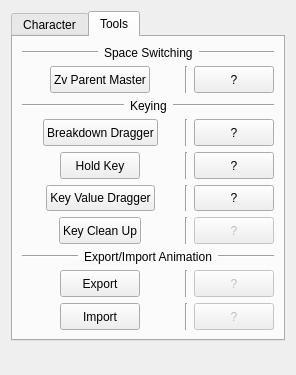
<?xml version="1.0" encoding="UTF-8"?>
<ui version="4.0">
 <class>tatDialog</class>
 <widget class="QDialog" name="tatDialog">
  <property name="geometry">
   <rect>
    <x>0</x>
    <y>0</y>
    <width>281</width>
    <height>375</height>
   </rect>
  </property>
  <property name="windowTitle">
   <string>Tapp Animation Tools</string>
  </property>
  <layout class="QVBoxLayout" name="verticalLayout_3">
   <item>
    <widget class="QTabWidget" name="tatTabWidget">
     <property name="currentIndex">
      <number>1</number>
     </property>
     <widget class="QWidget" name="characterTab">
      <attribute name="title">
       <string>Character</string>
      </attribute>
      <layout class="QVBoxLayout" name="verticalLayout">
       <item>
        <layout class="QHBoxLayout" name="horizontalLayout_2">
         <item>
          <widget class="Line" name="line_23">
           <property name="sizePolicy">
            <sizepolicy hsizetype="Expanding" vsizetype="Fixed">
             <horstretch>0</horstretch>
             <verstretch>0</verstretch>
            </sizepolicy>
           </property>
           <property name="orientation">
            <enum>Qt::Horizontal</enum>
           </property>
          </widget>
         </item>
         <item>
          <widget class="QLabel" name="character_fkik_label">
           <property name="text">
            <string>FK - IK Switching</string>
           </property>
          </widget>
         </item>
         <item>
          <widget class="Line" name="line_2">
           <property name="sizePolicy">
            <sizepolicy hsizetype="Expanding" vsizetype="Fixed">
             <horstretch>0</horstretch>
             <verstretch>0</verstretch>
            </sizepolicy>
           </property>
           <property name="orientation">
            <enum>Qt::Horizontal</enum>
           </property>
          </widget>
         </item>
        </layout>
       </item>
       <item>
        <layout class="QHBoxLayout" name="horizontalLayout">
         <item>
          <widget class="QPushButton" name="character_fk_pushButton">
           <property name="sizePolicy">
            <sizepolicy hsizetype="Minimum" vsizetype="Minimum">
             <horstretch>0</horstretch>
             <verstretch>0</verstretch>
            </sizepolicy>
           </property>
           <property name="text">
            <string>FK</string>
           </property>
          </widget>
         </item>
         <item>
          <widget class="QPushButton" name="character_ik_pushButton">
           <property name="sizePolicy">
            <sizepolicy hsizetype="Minimum" vsizetype="Minimum">
             <horstretch>0</horstretch>
             <verstretch>0</verstretch>
            </sizepolicy>
           </property>
           <property name="text">
            <string>IK</string>
           </property>
          </widget>
         </item>
        </layout>
       </item>
       <item>
        <layout class="QHBoxLayout" name="horizontalLayout_8">
         <item>
          <widget class="Line" name="line_21">
           <property name="sizePolicy">
            <sizepolicy hsizetype="Expanding" vsizetype="Fixed">
             <horstretch>0</horstretch>
             <verstretch>0</verstretch>
            </sizepolicy>
           </property>
           <property name="orientation">
            <enum>Qt::Horizontal</enum>
           </property>
          </widget>
         </item>
         <item>
          <widget class="QLabel" name="character_zerocontrols_label">
           <property name="text">
            <string>Zero Controls</string>
           </property>
          </widget>
         </item>
         <item>
          <widget class="Line" name="line_4">
           <property name="sizePolicy">
            <sizepolicy hsizetype="Expanding" vsizetype="Fixed">
             <horstretch>0</horstretch>
             <verstretch>0</verstretch>
            </sizepolicy>
           </property>
           <property name="orientation">
            <enum>Qt::Horizontal</enum>
           </property>
          </widget>
         </item>
        </layout>
       </item>
       <item>
        <layout class="QHBoxLayout" name="horizontalLayout_3">
         <item>
          <widget class="QPushButton" name="character_zerocontrol_pushButton">
           <property name="sizePolicy">
            <sizepolicy hsizetype="Minimum" vsizetype="Minimum">
             <horstretch>0</horstretch>
             <verstretch>0</verstretch>
            </sizepolicy>
           </property>
           <property name="text">
            <string>Control</string>
           </property>
          </widget>
         </item>
         <item>
          <widget class="QPushButton" name="character_zerolimb_pushButton">
           <property name="sizePolicy">
            <sizepolicy hsizetype="Minimum" vsizetype="Minimum">
             <horstretch>0</horstretch>
             <verstretch>0</verstretch>
            </sizepolicy>
           </property>
           <property name="text">
            <string>Limb</string>
           </property>
          </widget>
         </item>
         <item>
          <widget class="QPushButton" name="character_zerocharacter_pushButton">
           <property name="sizePolicy">
            <sizepolicy hsizetype="Minimum" vsizetype="Minimum">
             <horstretch>0</horstretch>
             <verstretch>0</verstretch>
            </sizepolicy>
           </property>
           <property name="text">
            <string>Character</string>
           </property>
          </widget>
         </item>
        </layout>
       </item>
       <item>
        <layout class="QHBoxLayout" name="horizontalLayout_9">
         <item>
          <widget class="Line" name="line_20">
           <property name="sizePolicy">
            <sizepolicy hsizetype="Expanding" vsizetype="Fixed">
             <horstretch>0</horstretch>
             <verstretch>0</verstretch>
            </sizepolicy>
           </property>
           <property name="orientation">
            <enum>Qt::Horizontal</enum>
           </property>
          </widget>
         </item>
         <item>
          <widget class="QLabel" name="character_keycontrols_pushButton">
           <property name="text">
            <string>Key Controls</string>
           </property>
          </widget>
         </item>
         <item>
          <widget class="Line" name="line_8">
           <property name="sizePolicy">
            <sizepolicy hsizetype="Expanding" vsizetype="Fixed">
             <horstretch>0</horstretch>
             <verstretch>0</verstretch>
            </sizepolicy>
           </property>
           <property name="orientation">
            <enum>Qt::Horizontal</enum>
           </property>
          </widget>
         </item>
        </layout>
       </item>
       <item>
        <layout class="QHBoxLayout" name="horizontalLayout_15">
         <item>
          <widget class="QPushButton" name="character_keylimb_pushButton">
           <property name="sizePolicy">
            <sizepolicy hsizetype="Minimum" vsizetype="Minimum">
             <horstretch>0</horstretch>
             <verstretch>0</verstretch>
            </sizepolicy>
           </property>
           <property name="text">
            <string>Limb</string>
           </property>
          </widget>
         </item>
         <item>
          <widget class="QPushButton" name="character_keycharacter_pushButton">
           <property name="sizePolicy">
            <sizepolicy hsizetype="Minimum" vsizetype="Minimum">
             <horstretch>0</horstretch>
             <verstretch>0</verstretch>
            </sizepolicy>
           </property>
           <property name="text">
            <string>Character</string>
           </property>
          </widget>
         </item>
        </layout>
       </item>
       <item>
        <layout class="QHBoxLayout" name="horizontalLayout_10">
         <item>
          <widget class="Line" name="line_19">
           <property name="sizePolicy">
            <sizepolicy hsizetype="Expanding" vsizetype="Fixed">
             <horstretch>0</horstretch>
             <verstretch>0</verstretch>
            </sizepolicy>
           </property>
           <property name="orientation">
            <enum>Qt::Horizontal</enum>
           </property>
          </widget>
         </item>
         <item>
          <widget class="QLabel" name="character_selectcontrols_pushButton">
           <property name="text">
            <string>Select Controls</string>
           </property>
          </widget>
         </item>
         <item>
          <widget class="Line" name="line_5">
           <property name="sizePolicy">
            <sizepolicy hsizetype="Expanding" vsizetype="Fixed">
             <horstretch>0</horstretch>
             <verstretch>0</verstretch>
            </sizepolicy>
           </property>
           <property name="orientation">
            <enum>Qt::Horizontal</enum>
           </property>
          </widget>
         </item>
        </layout>
       </item>
       <item>
        <layout class="QHBoxLayout" name="horizontalLayout_4">
         <item>
          <widget class="QPushButton" name="character_selectlimb_pushButton">
           <property name="sizePolicy">
            <sizepolicy hsizetype="Minimum" vsizetype="Minimum">
             <horstretch>0</horstretch>
             <verstretch>0</verstretch>
            </sizepolicy>
           </property>
           <property name="text">
            <string>Limb</string>
           </property>
          </widget>
         </item>
         <item>
          <widget class="QPushButton" name="character_selectcharacter_pushButton">
           <property name="sizePolicy">
            <sizepolicy hsizetype="Minimum" vsizetype="Minimum">
             <horstretch>0</horstretch>
             <verstretch>0</verstretch>
            </sizepolicy>
           </property>
           <property name="text">
            <string>Character</string>
           </property>
          </widget>
         </item>
        </layout>
       </item>
       <item>
        <layout class="QHBoxLayout" name="horizontalLayout_11">
         <item>
          <widget class="Line" name="line_18">
           <property name="sizePolicy">
            <sizepolicy hsizetype="Expanding" vsizetype="Fixed">
             <horstretch>0</horstretch>
             <verstretch>0</verstretch>
            </sizepolicy>
           </property>
           <property name="orientation">
            <enum>Qt::Horizontal</enum>
           </property>
          </widget>
         </item>
         <item>
          <widget class="QLabel" name="character_flippose_label">
           <property name="text">
            <string>Flip Pose</string>
           </property>
          </widget>
         </item>
         <item>
          <widget class="Line" name="line_6">
           <property name="sizePolicy">
            <sizepolicy hsizetype="Expanding" vsizetype="Fixed">
             <horstretch>0</horstretch>
             <verstretch>0</verstretch>
            </sizepolicy>
           </property>
           <property name="orientation">
            <enum>Qt::Horizontal</enum>
           </property>
          </widget>
         </item>
        </layout>
       </item>
       <item>
        <layout class="QHBoxLayout" name="horizontalLayout_5">
         <item>
          <widget class="QPushButton" name="character_fliplimb_pushButton">
           <property name="enabled">
            <bool>false</bool>
           </property>
           <property name="sizePolicy">
            <sizepolicy hsizetype="Minimum" vsizetype="Minimum">
             <horstretch>0</horstretch>
             <verstretch>0</verstretch>
            </sizepolicy>
           </property>
           <property name="text">
            <string>Limb</string>
           </property>
          </widget>
         </item>
         <item>
          <widget class="QPushButton" name="character_flipcharacter_pushButton">
           <property name="enabled">
            <bool>false</bool>
           </property>
           <property name="sizePolicy">
            <sizepolicy hsizetype="Minimum" vsizetype="Minimum">
             <horstretch>0</horstretch>
             <verstretch>0</verstretch>
            </sizepolicy>
           </property>
           <property name="text">
            <string>Character</string>
           </property>
          </widget>
         </item>
        </layout>
       </item>
       <item>
        <layout class="QHBoxLayout" name="horizontalLayout_12">
         <item>
          <widget class="Line" name="line_17">
           <property name="sizePolicy">
            <sizepolicy hsizetype="Expanding" vsizetype="Fixed">
             <horstretch>0</horstretch>
             <verstretch>0</verstretch>
            </sizepolicy>
           </property>
           <property name="orientation">
            <enum>Qt::Horizontal</enum>
           </property>
          </widget>
         </item>
         <item>
          <widget class="QLabel" name="character_mirrorpose_label">
           <property name="text">
            <string>Mirror Pose</string>
           </property>
          </widget>
         </item>
         <item>
          <widget class="Line" name="line_7">
           <property name="sizePolicy">
            <sizepolicy hsizetype="Expanding" vsizetype="Fixed">
             <horstretch>0</horstretch>
             <verstretch>0</verstretch>
            </sizepolicy>
           </property>
           <property name="orientation">
            <enum>Qt::Horizontal</enum>
           </property>
          </widget>
         </item>
        </layout>
       </item>
       <item>
        <layout class="QHBoxLayout" name="horizontalLayout_6">
         <item>
          <widget class="QPushButton" name="character_mirrorlimb_pushButton">
           <property name="enabled">
            <bool>false</bool>
           </property>
           <property name="sizePolicy">
            <sizepolicy hsizetype="Minimum" vsizetype="Minimum">
             <horstretch>0</horstretch>
             <verstretch>0</verstretch>
            </sizepolicy>
           </property>
           <property name="text">
            <string>Limb</string>
           </property>
           <property name="checkable">
            <bool>false</bool>
           </property>
          </widget>
         </item>
         <item>
          <widget class="QPushButton" name="character_mirrorcharacter_pushButton">
           <property name="enabled">
            <bool>false</bool>
           </property>
           <property name="sizePolicy">
            <sizepolicy hsizetype="Minimum" vsizetype="Minimum">
             <horstretch>0</horstretch>
             <verstretch>0</verstretch>
            </sizepolicy>
           </property>
           <property name="text">
            <string>Character</string>
           </property>
          </widget>
         </item>
        </layout>
       </item>
      </layout>
     </widget>
     <widget class="QWidget" name="toolsTab">
      <attribute name="title">
       <string>Tools</string>
      </attribute>
      <layout class="QVBoxLayout" name="verticalLayout_2">
       <item>
        <layout class="QHBoxLayout" name="horizontalLayout_7">
         <item>
          <widget class="Line" name="line_3">
           <property name="sizePolicy">
            <sizepolicy hsizetype="Expanding" vsizetype="Fixed">
             <horstretch>0</horstretch>
             <verstretch>0</verstretch>
            </sizepolicy>
           </property>
           <property name="orientation">
            <enum>Qt::Horizontal</enum>
           </property>
          </widget>
         </item>
         <item>
          <widget class="QLabel" name="tools_spaceswitching_label">
           <property name="text">
            <string>Space Switching</string>
           </property>
          </widget>
         </item>
         <item>
          <widget class="Line" name="line">
           <property name="sizePolicy">
            <sizepolicy hsizetype="Expanding" vsizetype="Fixed">
             <horstretch>0</horstretch>
             <verstretch>0</verstretch>
            </sizepolicy>
           </property>
           <property name="orientation">
            <enum>Qt::Horizontal</enum>
           </property>
          </widget>
         </item>
        </layout>
       </item>
       <item>
        <layout class="QHBoxLayout" name="horizontalLayout_16">
         <item>
          <spacer name="horizontalSpacer_8">
           <property name="orientation">
            <enum>Qt::Horizontal</enum>
           </property>
           <property name="sizeHint" stdset="0">
            <size>
             <width>40</width>
             <height>20</height>
            </size>
           </property>
          </spacer>
         </item>
         <item>
          <widget class="QPushButton" name="tools_zvparentmaster_pushButton">
           <property name="sizePolicy">
            <sizepolicy hsizetype="Minimum" vsizetype="Minimum">
             <horstretch>0</horstretch>
             <verstretch>0</verstretch>
            </sizepolicy>
           </property>
           <property name="text">
            <string>Zv Parent Master</string>
           </property>
          </widget>
         </item>
         <item>
          <spacer name="horizontalSpacer">
           <property name="orientation">
            <enum>Qt::Horizontal</enum>
           </property>
           <property name="sizeHint" stdset="0">
            <size>
             <width>40</width>
             <height>20</height>
            </size>
           </property>
          </spacer>
         </item>
         <item>
          <widget class="Line" name="line_9">
           <property name="orientation">
            <enum>Qt::Vertical</enum>
           </property>
          </widget>
         </item>
         <item>
          <widget class="QPushButton" name="tools_zvparentmasterhelp_pushButton">
           <property name="sizePolicy">
            <sizepolicy hsizetype="Minimum" vsizetype="Minimum">
             <horstretch>0</horstretch>
             <verstretch>0</verstretch>
            </sizepolicy>
           </property>
           <property name="text">
            <string>?</string>
           </property>
          </widget>
         </item>
        </layout>
       </item>
       <item>
        <layout class="QHBoxLayout" name="horizontalLayout_13">
         <item>
          <widget class="Line" name="line_24">
           <property name="sizePolicy">
            <sizepolicy hsizetype="Expanding" vsizetype="Fixed">
             <horstretch>0</horstretch>
             <verstretch>0</verstretch>
            </sizepolicy>
           </property>
           <property name="orientation">
            <enum>Qt::Horizontal</enum>
           </property>
          </widget>
         </item>
         <item>
          <widget class="QLabel" name="tools_keying_label">
           <property name="text">
            <string>Keying</string>
           </property>
          </widget>
         </item>
         <item>
          <widget class="Line" name="line_10">
           <property name="sizePolicy">
            <sizepolicy hsizetype="Expanding" vsizetype="Fixed">
             <horstretch>0</horstretch>
             <verstretch>0</verstretch>
            </sizepolicy>
           </property>
           <property name="orientation">
            <enum>Qt::Horizontal</enum>
           </property>
          </widget>
         </item>
        </layout>
       </item>
       <item>
        <layout class="QHBoxLayout" name="horizontalLayout_18">
         <item>
          <spacer name="horizontalSpacer_9">
           <property name="orientation">
            <enum>Qt::Horizontal</enum>
           </property>
           <property name="sizeHint" stdset="0">
            <size>
             <width>40</width>
             <height>20</height>
            </size>
           </property>
          </spacer>
         </item>
         <item>
          <widget class="QPushButton" name="tools_breakdowndragger_pushButton">
           <property name="sizePolicy">
            <sizepolicy hsizetype="Minimum" vsizetype="Minimum">
             <horstretch>0</horstretch>
             <verstretch>0</verstretch>
            </sizepolicy>
           </property>
           <property name="text">
            <string>Breakdown Dragger</string>
           </property>
          </widget>
         </item>
         <item>
          <spacer name="horizontalSpacer_2">
           <property name="orientation">
            <enum>Qt::Horizontal</enum>
           </property>
           <property name="sizeHint" stdset="0">
            <size>
             <width>40</width>
             <height>20</height>
            </size>
           </property>
          </spacer>
         </item>
         <item>
          <widget class="Line" name="line_11">
           <property name="orientation">
            <enum>Qt::Vertical</enum>
           </property>
          </widget>
         </item>
         <item>
          <widget class="QPushButton" name="tools_breakdowndraggerhelp_pushButton">
           <property name="sizePolicy">
            <sizepolicy hsizetype="Minimum" vsizetype="Minimum">
             <horstretch>0</horstretch>
             <verstretch>0</verstretch>
            </sizepolicy>
           </property>
           <property name="text">
            <string>?</string>
           </property>
          </widget>
         </item>
        </layout>
       </item>
       <item>
        <layout class="QHBoxLayout" name="horizontalLayout_19">
         <item>
          <spacer name="horizontalSpacer_10">
           <property name="orientation">
            <enum>Qt::Horizontal</enum>
           </property>
           <property name="sizeHint" stdset="0">
            <size>
             <width>40</width>
             <height>20</height>
            </size>
           </property>
          </spacer>
         </item>
         <item>
          <widget class="QPushButton" name="tools_holdkey_pushButton">
           <property name="sizePolicy">
            <sizepolicy hsizetype="Minimum" vsizetype="Minimum">
             <horstretch>0</horstretch>
             <verstretch>0</verstretch>
            </sizepolicy>
           </property>
           <property name="text">
            <string>Hold Key</string>
           </property>
          </widget>
         </item>
         <item>
          <spacer name="horizontalSpacer_3">
           <property name="orientation">
            <enum>Qt::Horizontal</enum>
           </property>
           <property name="sizeHint" stdset="0">
            <size>
             <width>40</width>
             <height>20</height>
            </size>
           </property>
          </spacer>
         </item>
         <item>
          <widget class="Line" name="line_12">
           <property name="orientation">
            <enum>Qt::Vertical</enum>
           </property>
          </widget>
         </item>
         <item>
          <widget class="QPushButton" name="tools_holdkeyhelp_pushButton">
           <property name="sizePolicy">
            <sizepolicy hsizetype="Minimum" vsizetype="Minimum">
             <horstretch>0</horstretch>
             <verstretch>0</verstretch>
            </sizepolicy>
           </property>
           <property name="text">
            <string>?</string>
           </property>
          </widget>
         </item>
        </layout>
       </item>
       <item>
        <layout class="QHBoxLayout" name="horizontalLayout_20">
         <item>
          <spacer name="horizontalSpacer_11">
           <property name="orientation">
            <enum>Qt::Horizontal</enum>
           </property>
           <property name="sizeHint" stdset="0">
            <size>
             <width>40</width>
             <height>20</height>
            </size>
           </property>
          </spacer>
         </item>
         <item>
          <widget class="QPushButton" name="tools_keyvaluedragger_pushButton">
           <property name="sizePolicy">
            <sizepolicy hsizetype="Minimum" vsizetype="Minimum">
             <horstretch>0</horstretch>
             <verstretch>0</verstretch>
            </sizepolicy>
           </property>
           <property name="text">
            <string>Key Value Dragger</string>
           </property>
          </widget>
         </item>
         <item>
          <spacer name="horizontalSpacer_4">
           <property name="orientation">
            <enum>Qt::Horizontal</enum>
           </property>
           <property name="sizeHint" stdset="0">
            <size>
             <width>40</width>
             <height>20</height>
            </size>
           </property>
          </spacer>
         </item>
         <item>
          <widget class="Line" name="line_13">
           <property name="orientation">
            <enum>Qt::Vertical</enum>
           </property>
          </widget>
         </item>
         <item>
          <widget class="QPushButton" name="tools_keyvaluedraggerhelp_pushButton">
           <property name="sizePolicy">
            <sizepolicy hsizetype="Minimum" vsizetype="Minimum">
             <horstretch>0</horstretch>
             <verstretch>0</verstretch>
            </sizepolicy>
           </property>
           <property name="text">
            <string>?</string>
           </property>
          </widget>
         </item>
        </layout>
       </item>
       <item>
        <layout class="QHBoxLayout" name="horizontalLayout_17">
         <item>
          <spacer name="horizontalSpacer_12">
           <property name="orientation">
            <enum>Qt::Horizontal</enum>
           </property>
           <property name="sizeHint" stdset="0">
            <size>
             <width>40</width>
             <height>20</height>
            </size>
           </property>
          </spacer>
         </item>
         <item>
          <widget class="QPushButton" name="tools_keycleanup_pushButton">
           <property name="sizePolicy">
            <sizepolicy hsizetype="Minimum" vsizetype="Minimum">
             <horstretch>0</horstretch>
             <verstretch>0</verstretch>
            </sizepolicy>
           </property>
           <property name="text">
            <string>Key Clean Up</string>
           </property>
          </widget>
         </item>
         <item>
          <spacer name="horizontalSpacer_7">
           <property name="orientation">
            <enum>Qt::Horizontal</enum>
           </property>
           <property name="sizeHint" stdset="0">
            <size>
             <width>40</width>
             <height>20</height>
            </size>
           </property>
          </spacer>
         </item>
         <item>
          <widget class="Line" name="line_25">
           <property name="orientation">
            <enum>Qt::Vertical</enum>
           </property>
          </widget>
         </item>
         <item>
          <widget class="QPushButton" name="tools_keycleanuphelp_pushButton">
           <property name="enabled">
            <bool>false</bool>
           </property>
           <property name="sizePolicy">
            <sizepolicy hsizetype="Minimum" vsizetype="Minimum">
             <horstretch>0</horstretch>
             <verstretch>0</verstretch>
            </sizepolicy>
           </property>
           <property name="text">
            <string>?</string>
           </property>
          </widget>
         </item>
        </layout>
       </item>
       <item>
        <layout class="QHBoxLayout" name="horizontalLayout_14">
         <item>
          <widget class="Line" name="line_22">
           <property name="sizePolicy">
            <sizepolicy hsizetype="Expanding" vsizetype="Fixed">
             <horstretch>0</horstretch>
             <verstretch>0</verstretch>
            </sizepolicy>
           </property>
           <property name="orientation">
            <enum>Qt::Horizontal</enum>
           </property>
          </widget>
         </item>
         <item>
          <widget class="QLabel" name="tools_exportimportanimation_label">
           <property name="text">
            <string>Export/Import Animation</string>
           </property>
          </widget>
         </item>
         <item>
          <widget class="Line" name="line_15">
           <property name="sizePolicy">
            <sizepolicy hsizetype="Expanding" vsizetype="Fixed">
             <horstretch>0</horstretch>
             <verstretch>0</verstretch>
            </sizepolicy>
           </property>
           <property name="orientation">
            <enum>Qt::Horizontal</enum>
           </property>
          </widget>
         </item>
        </layout>
       </item>
       <item>
        <layout class="QHBoxLayout" name="horizontalLayout_24">
         <item>
          <spacer name="horizontalSpacer_13">
           <property name="orientation">
            <enum>Qt::Horizontal</enum>
           </property>
           <property name="sizeHint" stdset="0">
            <size>
             <width>40</width>
             <height>20</height>
            </size>
           </property>
          </spacer>
         </item>
         <item>
          <widget class="QPushButton" name="tools_exportanimation_pushButton">
           <property name="sizePolicy">
            <sizepolicy hsizetype="Minimum" vsizetype="Minimum">
             <horstretch>0</horstretch>
             <verstretch>0</verstretch>
            </sizepolicy>
           </property>
           <property name="text">
            <string>Export</string>
           </property>
          </widget>
         </item>
         <item>
          <spacer name="horizontalSpacer_6">
           <property name="orientation">
            <enum>Qt::Horizontal</enum>
           </property>
           <property name="sizeHint" stdset="0">
            <size>
             <width>40</width>
             <height>20</height>
            </size>
           </property>
          </spacer>
         </item>
         <item>
          <widget class="Line" name="line_16">
           <property name="orientation">
            <enum>Qt::Vertical</enum>
           </property>
          </widget>
         </item>
         <item>
          <widget class="QPushButton" name="tools_exportanimationhelp_pushButton">
           <property name="enabled">
            <bool>false</bool>
           </property>
           <property name="sizePolicy">
            <sizepolicy hsizetype="Minimum" vsizetype="Minimum">
             <horstretch>0</horstretch>
             <verstretch>0</verstretch>
            </sizepolicy>
           </property>
           <property name="text">
            <string>?</string>
           </property>
          </widget>
         </item>
        </layout>
       </item>
       <item>
        <layout class="QHBoxLayout" name="horizontalLayout_22">
         <item>
          <spacer name="horizontalSpacer_14">
           <property name="orientation">
            <enum>Qt::Horizontal</enum>
           </property>
           <property name="sizeHint" stdset="0">
            <size>
             <width>40</width>
             <height>20</height>
            </size>
           </property>
          </spacer>
         </item>
         <item>
          <widget class="QPushButton" name="tools_importanimation_pushButton">
           <property name="sizePolicy">
            <sizepolicy hsizetype="Minimum" vsizetype="Minimum">
             <horstretch>0</horstretch>
             <verstretch>0</verstretch>
            </sizepolicy>
           </property>
           <property name="text">
            <string>Import</string>
           </property>
          </widget>
         </item>
         <item>
          <spacer name="horizontalSpacer_5">
           <property name="orientation">
            <enum>Qt::Horizontal</enum>
           </property>
           <property name="sizeHint" stdset="0">
            <size>
             <width>40</width>
             <height>20</height>
            </size>
           </property>
          </spacer>
         </item>
         <item>
          <widget class="Line" name="line_14">
           <property name="orientation">
            <enum>Qt::Vertical</enum>
           </property>
          </widget>
         </item>
         <item>
          <widget class="QPushButton" name="tools_importanimationhelp_pushButton">
           <property name="enabled">
            <bool>false</bool>
           </property>
           <property name="sizePolicy">
            <sizepolicy hsizetype="Minimum" vsizetype="Minimum">
             <horstretch>0</horstretch>
             <verstretch>0</verstretch>
            </sizepolicy>
           </property>
           <property name="text">
            <string>?</string>
           </property>
          </widget>
         </item>
        </layout>
       </item>
      </layout>
     </widget>
    </widget>
   </item>
   <item>
    <spacer name="verticalSpacer">
     <property name="orientation">
      <enum>Qt::Vertical</enum>
     </property>
     <property name="sizeHint" stdset="0">
      <size>
       <width>20</width>
       <height>40</height>
      </size>
     </property>
    </spacer>
   </item>
  </layout>
 </widget>
 <resources/>
 <connections/>
</ui>
